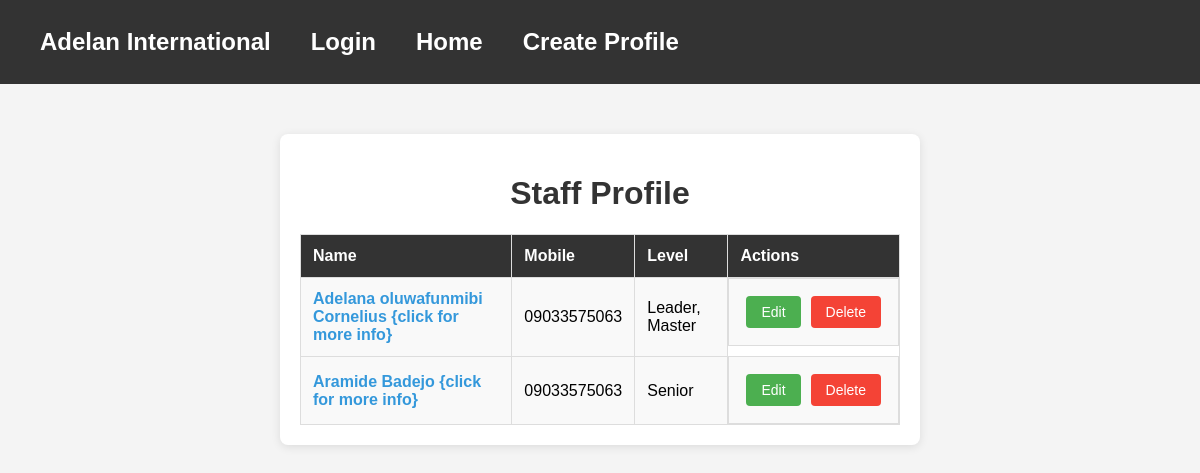
The app's page /, older data.
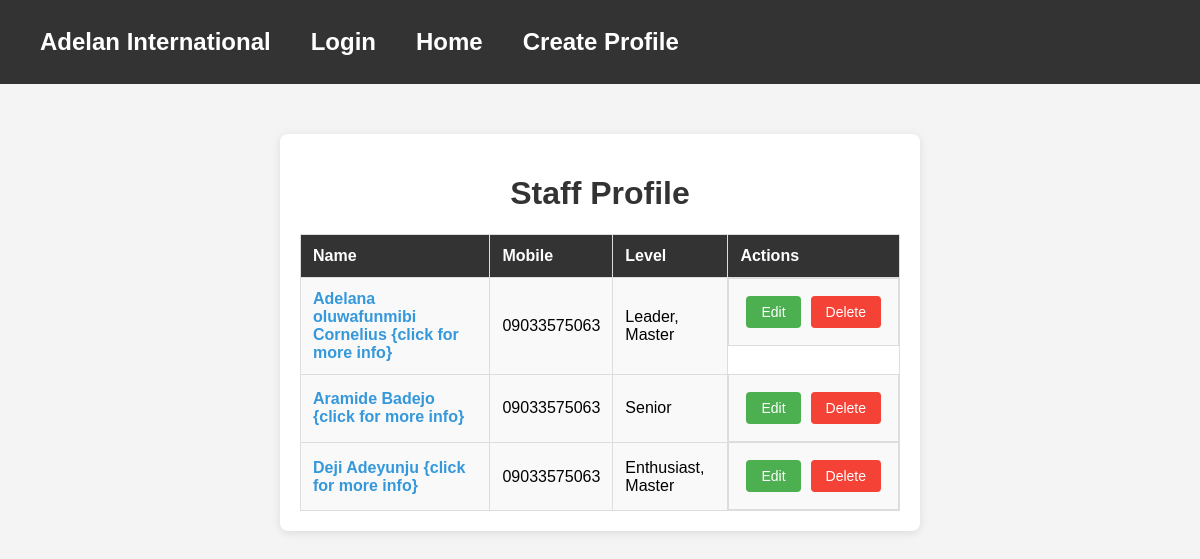
The same page, newer data.
### Staffs/models.py (models this page shows, shortened)
class Staffs_profile(models.Model):
    name = models.CharField(max_length=50, null= False, blank = False)
    mobile = models.CharField(max_length=11, null= False, blank = False)
    levels = models.ManyToManyField('Level')
    qualifications = models.ManyToManyField('Qualification')
    experience = models.CharField(max_length=500, null= False, blank = False)
    marital_status = models.ManyToManyField('Relationship')

class Level(models.Model):
    rank = models.CharField(max_length= 30, null= False, blank = False)

### Staffs/views.py (the view)
# urls.py: path('', views.staffs_list, name = 'Home'),
def staffs_list(request):
    staffs = Staffs_profile.objects.all()
    return render(request, 'staffs.html', {'staffs':staffs})

### template/staffs.html (shortened to what this page needs)
{% extends 'base.html' %}
{% block content %}
<!DOCTYPE html>
<html lang="en">
<head>
</head>
<body>
    <div class="container">
        <h1>Staff Profile</h1>
        <table>
            <tr>
                <th>Name</th>
                <th>Mobile</th>
                <th>Level</th>
                <th>Actions</th>
            </tr>
            {% for staff in staffs %}
            <tr>
                <td><a href="{% url 'staff_profile' staff.id %}" class="staff-name">{{ staff.name }} {click for more info}</a></td>
                <td>{{ staff.mobile }}</td>
                <td>
                    {% if staff.levels.all %}
                        {% for level in staff.levels.all %}
                            {{ level.rank }}{% if not forloop.last %}, {% endif %}
                        {% endfor %}
                    {% else %}
                        No level assigned
                    {% endif %}
                </td>
                <td class="btn-container">
                    <a href="{% url 'edit' staff.id %}">
                        <button class="btn edit-btn">Edit</button>
                    </a>
                    <a href="{% url 'delete' staff.id %}">
                        <button class="btn delete-btn">Delete</button>
                    </a>
                </td>
            </tr>
            {% endfor %}
        </table>
    </div>
{% endblock %}

### template/base.html (shortened to what this page needs)
<!DOCTYPE html>
<html lang="en">
<head>
<body>
{% include 'navbar.html' %}
{% block content  %}{% endblock content  %}
</body>
</html>

### template/navbar.html (shortened to what this page needs)
<!DOCTYPE html>
<html lang="en">
<head>
</head>
<body>
    <nav>
        <div class="navbar-header">
        <a href="{% url  'Home' %}">Adelan International</a>
        <div class="navbar">
            <a href="{% url  'Home' %}">Home</a>
            <a href="{% url 'create'  %}">Create Profile</a>
        </div>
        {% if request.user.is_authenticated %}
        <a href = "{% url 'logout' %}">Logout</a>
        {% else %}
        <a href = "{% url 'login' %}">Login</a>
        {% endif %}
    </nav>
</body>
</html>

### template/navbar.html (style rules this page uses)
body { font-family: Arial, sans-serif; }
nav { background-color: #333; overflow: hidden; }
nav a { float: left; display: block; color: white; text-align: center; padding: 14px 20px; text-decoration: none; }
.navbar-header { float: left; font-size: 24px; padding: 14px 20px; font-weight: bold; color: white; }
.navbar { float: right; }
.navbar a { padding: 14px 20px; }

### template/staffs.html (style rules this page uses)
body { font-family: Arial, sans-serif; margin: 0; padding: 0; background-color: #f4f4f4; }
.container { width: 50%; margin: 50px auto; background-color: white; border-radius: 8px; box-shadow: 0 2px 10px rgba(0, 0, 0, 0.1); padding: 20px; }
h1 { text-align: center; color: #333; }
table { width: 100%; border-collapse: collapse; margin-top: 20px; }
table, th, td { border: 1px solid #ddd; }
th, td { padding: 12px; text-align: left; }
th { background-color: #333; color: white; }
td { background-color: #f9f9f9; }
.btn { padding: 8px 15px; font-size: 14px; border: none; border-radius: 4px; cursor: pointer; margin: 5px; }
.edit-btn { background-color: #4CAF50; color: white; }
.delete-btn { background-color: #f44336; color: white; }
.btn-container { display: flex; justify-content: flex-start; }
a.staff-name { color: #3498db; text-decoration: none; font-weight: bold; }

Row changes from the older to the newer data that the page shows:
added Staffs_profile: name "Deji Adeyunju", mobile "09033575063", Level (rank "Master")
now on this page (row unchanged): Level: rank "Enthusiast", shown under "Deji Adeyunju"
